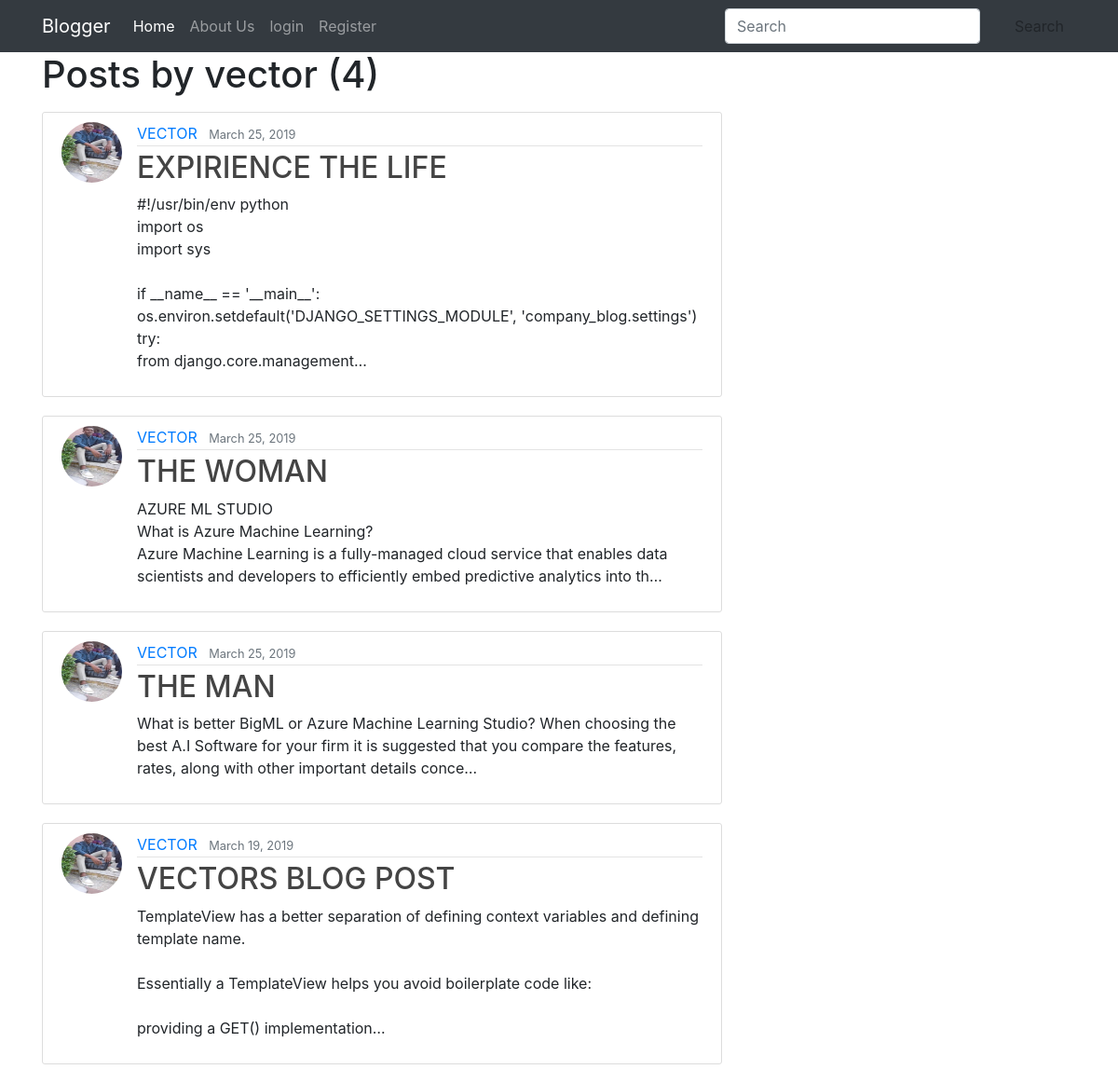
The page /user/vector on the database its author committed.
### blog/models.py (models this page shows, shortened)
class Post(models.Model):
    author = models.ForeignKey(User,on_delete=models.CASCADE)
    title= models.CharField(max_length=200)
    content = models.TextField()
    date_posted = models.DateTimeField(default=timezone.now)
    last_modified = models.DateTimeField(auto_now=True)

### users/models.py (models this page shows, shortened)
class Profile(models.Model):
    user = models.OneToOneField(User,on_delete=models.CASCADE)
    bio = models.CharField(max_length=200)
    profile_pic = models.ImageField(default='default.jpg', upload_to = 'profile_pics')

### blog/views.py (the view)
# urls.py: path('user/<str:username>', views.UserPostListView.as_view(), name='user_posts'),
class UserPostListView(ListView):
    template_name = 'blog/user_posts.html'
    context_object_name = 'posts'
    model = Post
    paginate_by = 4
    def get_queryset(self):
        user = get_object_or_404(User,username=self.kwargs.get('username'))
        return Post.objects.filter(author=user).order_by('-date_posted')

### blog/templates/blog/user_posts.html (shortened to what this page needs)
{% extends "base.html" %}
{% block content %}
    <h1 class="mb-3">Posts by {{ view.kwargs.username }} ({{ page_obj.paginator.count }})</h1>
    {% for post in posts %}
        <article class="media content-section">
          <img class="rounded-circle article-img" src="{{ post.author.profile.profile_pic.url }}">
          <div class="media-body">
            <div class="article-metadata">
              <a class="mr-2" href="{% url 'blog:user_posts' post.author.username %}">{{ post.author|upper }}</a>
              <small class="text-muted">{{ post.date_posted|date:"F d, Y" }}</small>
            </div>
            <h2><a class="article-title" href="{% url 'blog:post_detail' post.id %}">{{ post.title|upper }}</a></h2>
            <p class="article-content">{{ post.content|truncatechars:200 }}</p>
          </div>
        </article>
    {% endfor %}
{% endblock content %}

### static/css/main.css (style rules this page uses)
body { background: #fafafa; color: #333333; }
h1, h2, h3, h4, h5, h6 { color: #444444; }
.content-section { background: #ffffff; padding: 10px 20px; border: 1px solid #dddddd; border-radius: 3px; margin-bottom: 20px; }
.article-title { color: #444444; }
.article-content { white-space: pre-line; }
.article-img { height: 65px; width: 65px; margin-right: 16px; }
.article-metadata { padding-bottom: 1px; margin-bottom: 4px; border-bottom: 1px solid #e3e3e3 }

### rows shown on the page
Post: author.profile.profile_pic (picture), author "VECTOR", date_posted "March 25, 2019", title "EXPIRIENCE THE LIFE", content "#!/usr/bin/env python import os import sys if __name__ == '__main__': os.environ.setdefault('DJANGO_SETTINGS_MODULE', 'company_blog.settings') try: from django.core.management…"
Post: author.profile.profile_pic (picture), author "VECTOR", date_posted "March 25, 2019", title "THE WOMAN", content "AZURE ML STUDIO What is Azure Machine Learning? Azure Machine Learning is a fully-managed cloud service that enables data scientists and developers to efficiently embed predictive analytics into th…"
Post: author.profile.profile_pic (picture), author "VECTOR", date_posted "March 25, 2019", title "THE MAN", content "What is better BigML or Azure Machine Learning Studio? When choosing the best A.I Software for your firm it is suggested that you compare the features, rates, along with other important details conce…"
Post: author.profile.profile_pic (picture), author "VECTOR", date_posted "March 19, 2019", title "VECTORS BLOG POST", content "TemplateView has a better separation of defining context variables and defining template name. Essentially a TemplateView helps you avoid boilerplate code like: providing a GET() implementation…"

### other values the page prints
{{ view.kwargs.username }} "vector"
{{ page_obj.paginator.count }} "4"
